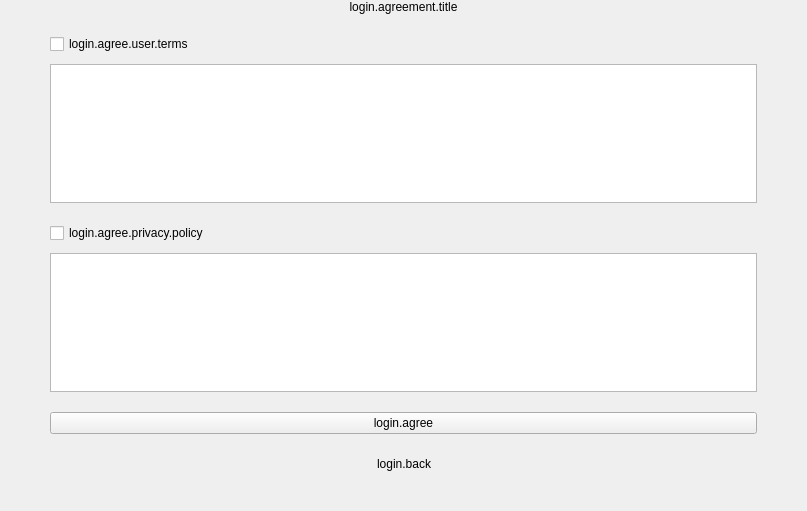
<?xml version="1.0" encoding="UTF-8"?>
<ui version="4.0">
 <class>TermsOfAgreeView</class>
 <widget class="QWidget" name="TermsOfAgreeView">
  <property name="geometry">
   <rect>
    <x>0</x>
    <y>0</y>
    <width>807</width>
    <height>511</height>
   </rect>
  </property>
  <property name="windowTitle">
   <string>Frame</string>
  </property>
  <layout class="QVBoxLayout" name="verticalLayout">
   <property name="spacing">
    <number>0</number>
   </property>
   <property name="leftMargin">
    <number>50</number>
   </property>
   <property name="topMargin">
    <number>0</number>
   </property>
   <property name="rightMargin">
    <number>50</number>
   </property>
   <property name="bottomMargin">
    <number>36</number>
   </property>
   <item>
    <widget class="QLabel" name="titleLabel">
     <property name="text">
      <string>login.agreement.title</string>
     </property>
     <property name="alignment">
      <set>Qt::AlignCenter</set>
     </property>
    </widget>
   </item>
   <item>
    <spacer name="verticalSpacer">
     <property name="orientation">
      <enum>Qt::Vertical</enum>
     </property>
     <property name="sizeType">
      <enum>QSizePolicy::Fixed</enum>
     </property>
     <property name="sizeHint" stdset="0">
      <size>
       <width>20</width>
       <height>20</height>
      </size>
     </property>
    </spacer>
   </item>
   <item>
    <widget class="QCheckBox" name="termOfUserCheckBox">
     <property name="text">
      <string>login.agree.user.terms</string>
     </property>
    </widget>
   </item>
   <item>
    <spacer name="verticalSpacer_2">
     <property name="orientation">
      <enum>Qt::Vertical</enum>
     </property>
     <property name="sizeType">
      <enum>QSizePolicy::Fixed</enum>
     </property>
     <property name="sizeHint" stdset="0">
      <size>
       <width>20</width>
       <height>10</height>
      </size>
     </property>
    </spacer>
   </item>
   <item>
    <widget class="QTextEdit" name="textEdit_agree_en">
     <property name="readOnly">
      <bool>true</bool>
     </property>
     <property name="html">
      <string>&lt;!DOCTYPE HTML PUBLIC &quot;-//W3C//DTD HTML 4.0//EN&quot; &quot;http://www.w3.org/TR/REC-html40/strict.dtd&quot;&gt;
&lt;html&gt;&lt;head&gt;&lt;meta name=&quot;qrichtext&quot; content=&quot;1&quot; /&gt;&lt;style type=&quot;text/css&quot;&gt;
p, li { white-space: pre-wrap; }
&lt;/style&gt;&lt;/head&gt;&lt;body style=&quot; font-family:'SimSun'; font-size:9pt; font-weight:400; font-style:normal;&quot;&gt;
&lt;p style=&quot;-qt-paragraph-type:empty; margin-top:0px; margin-bottom:0px; margin-left:0px; margin-right:0px; -qt-block-indent:0; text-indent:0px;&quot;&gt;&lt;br /&gt;&lt;/p&gt;&lt;/body&gt;&lt;/html&gt;</string>
     </property>
    </widget>
   </item>
   <item>
    <spacer name="verticalSpacer_3">
     <property name="orientation">
      <enum>Qt::Vertical</enum>
     </property>
     <property name="sizeType">
      <enum>QSizePolicy::Fixed</enum>
     </property>
     <property name="sizeHint" stdset="0">
      <size>
       <width>20</width>
       <height>20</height>
      </size>
     </property>
    </spacer>
   </item>
   <item>
    <widget class="QCheckBox" name="InfoCheckBox">
     <property name="text">
      <string>login.agree.privacy.policy</string>
     </property>
    </widget>
   </item>
   <item>
    <spacer name="verticalSpacer_4">
     <property name="orientation">
      <enum>Qt::Vertical</enum>
     </property>
     <property name="sizeType">
      <enum>QSizePolicy::Fixed</enum>
     </property>
     <property name="sizeHint" stdset="0">
      <size>
       <width>20</width>
       <height>10</height>
      </size>
     </property>
    </spacer>
   </item>
   <item>
    <widget class="QTextEdit" name="textEdit_privacy_en">
     <property name="readOnly">
      <bool>true</bool>
     </property>
     <property name="html">
      <string>&lt;!DOCTYPE HTML PUBLIC &quot;-//W3C//DTD HTML 4.0//EN&quot; &quot;http://www.w3.org/TR/REC-html40/strict.dtd&quot;&gt;
&lt;html&gt;&lt;head&gt;&lt;meta name=&quot;qrichtext&quot; content=&quot;1&quot; /&gt;&lt;style type=&quot;text/css&quot;&gt;
p, li { white-space: pre-wrap; }
&lt;/style&gt;&lt;/head&gt;&lt;body style=&quot; font-family:'SimSun'; font-size:9pt; font-weight:400; font-style:normal;&quot;&gt;
&lt;p style=&quot;-qt-paragraph-type:empty; margin-top:0px; margin-bottom:0px; margin-left:0px; margin-right:0px; -qt-block-indent:0; text-indent:0px;&quot;&gt;&lt;br /&gt;&lt;/p&gt;&lt;/body&gt;&lt;/html&gt;</string>
     </property>
    </widget>
   </item>
   <item>
    <spacer name="verticalSpacer_5">
     <property name="orientation">
      <enum>Qt::Vertical</enum>
     </property>
     <property name="sizeType">
      <enum>QSizePolicy::Fixed</enum>
     </property>
     <property name="sizeHint" stdset="0">
      <size>
       <width>20</width>
       <height>20</height>
      </size>
     </property>
    </spacer>
   </item>
   <item>
    <widget class="QPushButton" name="agreeButton">
     <property name="text">
      <string>login.agree</string>
     </property>
    </widget>
   </item>
   <item>
    <spacer name="verticalSpacer_6">
     <property name="orientation">
      <enum>Qt::Vertical</enum>
     </property>
     <property name="sizeType">
      <enum>QSizePolicy::Fixed</enum>
     </property>
     <property name="sizeHint" stdset="0">
      <size>
       <width>20</width>
       <height>19</height>
      </size>
     </property>
    </spacer>
   </item>
   <item>
    <layout class="QHBoxLayout" name="horizontalLayout">
     <property name="topMargin">
      <number>0</number>
     </property>
     <item>
      <spacer name="horizontalSpacer">
       <property name="orientation">
        <enum>Qt::Horizontal</enum>
       </property>
       <property name="sizeHint" stdset="0">
        <size>
         <width>40</width>
         <height>20</height>
        </size>
       </property>
      </spacer>
     </item>
     <item>
      <widget class="QPushButton" name="backButton">
       <property name="text">
        <string>login.back</string>
       </property>
       <property name="autoDefault">
        <bool>false</bool>
       </property>
       <property name="flat">
        <bool>true</bool>
       </property>
      </widget>
     </item>
     <item>
      <spacer name="horizontalSpacer_2">
       <property name="orientation">
        <enum>Qt::Horizontal</enum>
       </property>
       <property name="sizeHint" stdset="0">
        <size>
         <width>40</width>
         <height>20</height>
        </size>
       </property>
      </spacer>
     </item>
    </layout>
   </item>
  </layout>
 </widget>
 <resources/>
 <connections/>
</ui>
